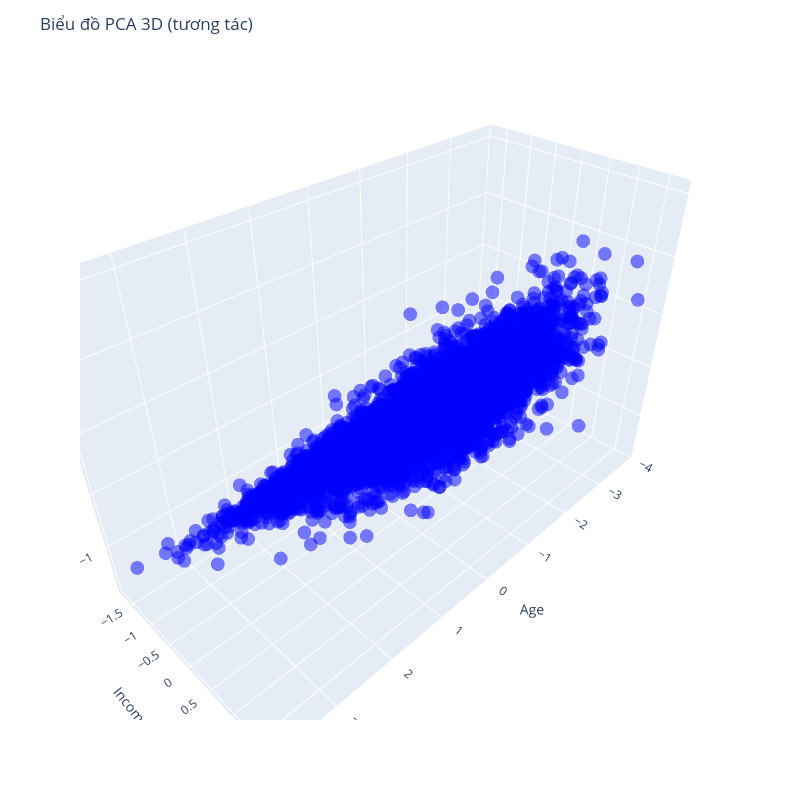

The cell this chart's notebook holds for it:
### Code cell
import plotly.express as px
threshold = 0.2
low_importance_features = df.columns[importance_weighted < threshold]
print("Biến sẽ bị loại bỏ:", list(low_importance_features))

df_new = df_encoded.drop(columns=low_importance_features)
print(df_new)

fig = px.scatter_3d(df_new, x='age', y='income', z='purchase_amount',
                    color_discrete_sequence=['blue'],
                    opacity=0.5)

fig.update_layout(title='Biểu đồ PCA 3D (tương tác)',
                      width=800,
                    height=800,
                  scene=dict(xaxis_title='Age',
                             yaxis_title='Income',
                             zaxis_title='Purchase Amount'))

fig.show()

### Figure 1 — Plotly figure (JSON) as saved in the notebook; plotly's stock layout.template omitted (floating-point values rounded to 4 significant figures; data arrays with more than 128 entries replaced by an {"elided": "..."} marker saying what was removed)
{"data": [{"hovertemplate": "age=%{x}<br>income=%{y}<br>purchase_amount=%{z}<extra></extra>", "legendgroup": "", "marker": {"color": "blue", "opacity": 0.5, "symbol": "circle"}, "mode": "markers", "name": "", "scene": "scene", "showlegend": false, "type": "scatter3d", "x": {"elided": "10000 float values"}, "y": {"elided": "10000 float values"}, "z": {"elided": "10000 float values"}}], "layout": {"height": 800, "legend": {"tracegroupgap": 0}, "margin": {"t": 60}, "scene": {"domain": {"x": [0, 1], "y": [0, 1]}, "xaxis": {"title": {"text": "Age"}}, "yaxis": {"title": {"text": "Income"}}, "zaxis": {"title": {"text": "Purchase Amount"}}}, "title": {"text": "Biểu đồ PCA 3D (tương tác)"}, "width": 800}}
